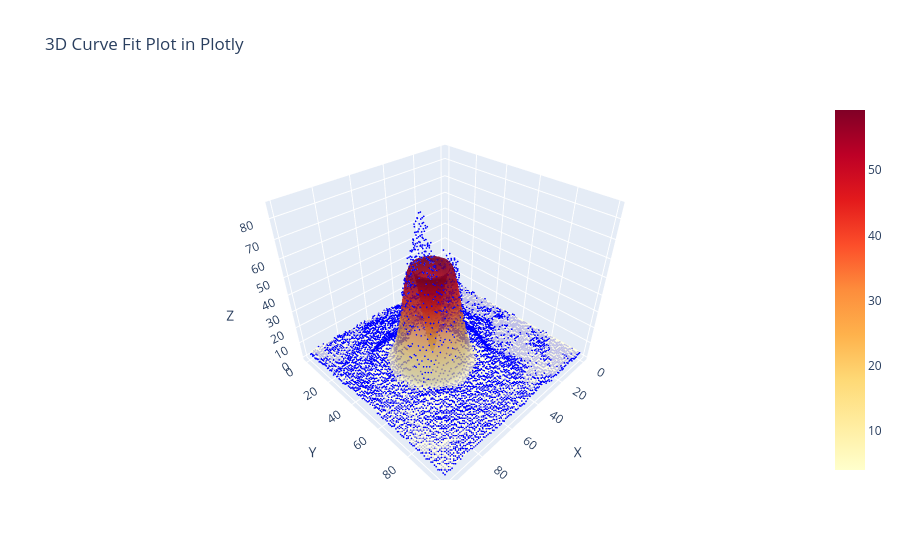

Notebook code cell kept with this figure:
### Markdown cell above
## Combining g and bb

### Code cell
plot_fit(target = img[:,0:100],trap = "bb")

### Figure 1 — Plotly figure (JSON) as saved in the notebook; plotly's stock layout.template omitted (floating-point values rounded to 4 significant figures; data arrays with more than 128 entries replaced by an {"elided": "..."} marker saying what was removed)
{"data": [{"marker": {"color": "blue", "size": 1}, "mode": "markers", "name": "Target bottle beam", "type": "scatter3d", "x": {"elided": "10000 int values"}, "y": {"elided": "10000 int values"}, "z": {"elided": "10000 int values"}}, {"colorscale": [[0, "rgb(255,255,204)"], [0.125, "rgb(255,237,160)"], [0.25, "rgb(254,217,118)"], [0.375, "rgb(254,178,76)"], [0.5, "rgb(253,141,60)"], [0.625, "rgb(252,78,42)"], [0.75, "rgb(227,26,28)"], [0.875, "rgb(189,0,38)"], [1, "rgb(128,0,38)"]], "name": "Predicted Surface", "opacity": 0.7, "type": "surface", "x": {"elided": "100x100 int values"}, "y": {"elided": "100x100 int values"}, "z": {"elided": "100x100 float values"}}], "layout": {"scene": {"xaxis": {"title": {"text": "X"}}, "yaxis": {"title": {"text": "Y"}}, "zaxis": {"title": {"text": "Z"}}}, "title": {"text": "3D Curve Fit Plot in Plotly"}}}
